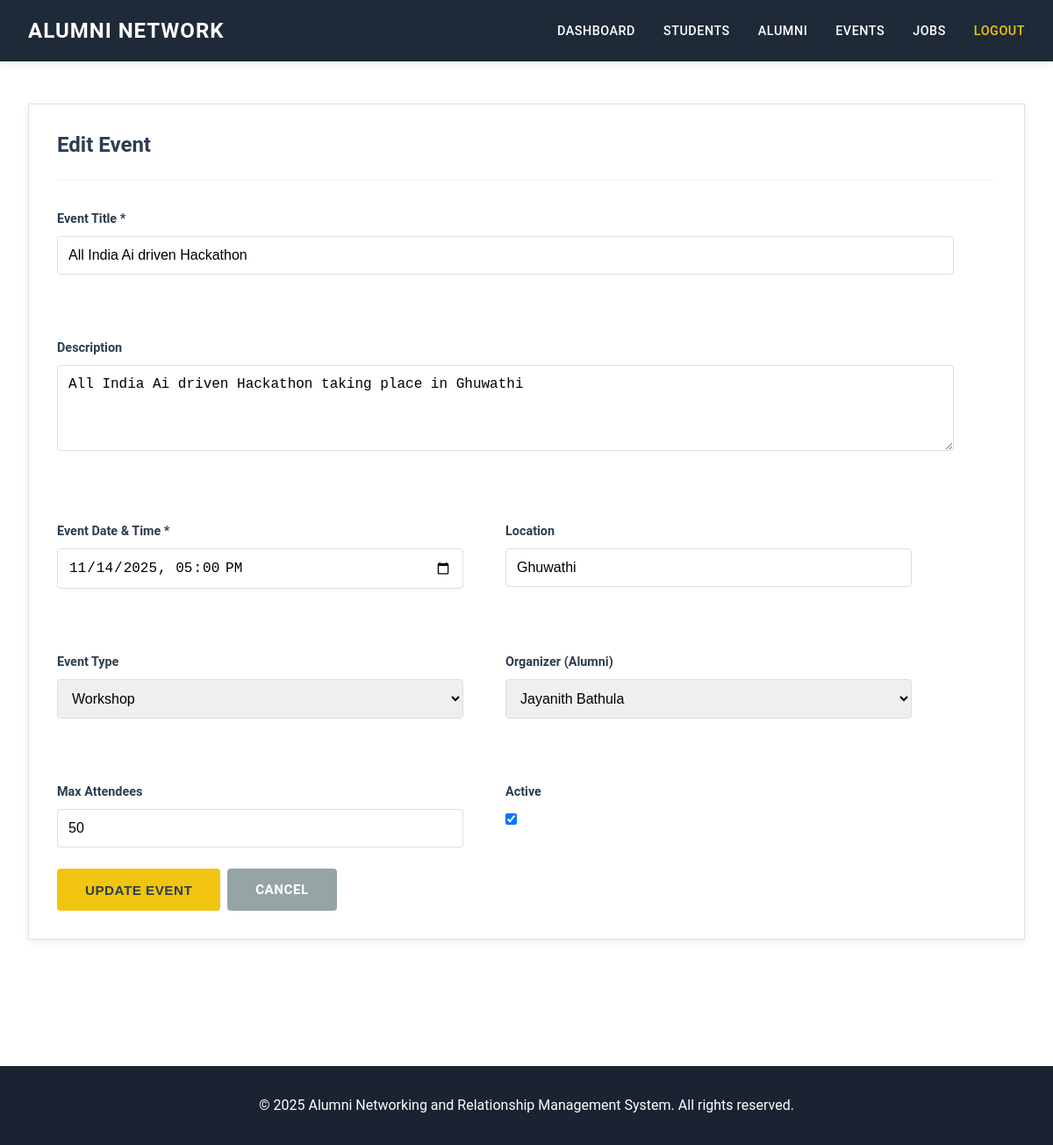
Screenshot of /editevent/1 (signed in) with the database file from the repository.
### adminapp/models.py (models this page shows, shortened)
class Event(models.Model):
    id = models.AutoField(primary_key=True)
    title = models.CharField(max_length=200, blank=False)
    description = models.TextField(blank=True)
    event_date = models.DateTimeField(blank=False)
    location = models.CharField(max_length=200, blank=True)
    event_type = models.CharField(max_length=50, blank=True)  # networking, workshop, reunion, etc.
    organizer = models.ForeignKey(Alumni, on_delete=models.SET_NULL, null=True, blank=True, related_name='organized_events')
    max_attendees = models.IntegerField(null=True, blank=True)
    created_at = models.DateTimeField(auto_now_add=True)
    is_active = models.BooleanField(default=True)
    class Meta:
        db_table = "event_table"

class Alumni(models.Model):
    id=models.AutoField(primary_key=True)
    alumniid=models.BigIntegerField(blank=False,unique=True)
    fullname=models.CharField(max_length=100,blank=False)
    gender=models.CharField(max_length=20,blank=False)
    department=models.CharField(max_length=50,blank=False)
    program = models.CharField(max_length=50, blank=False)
    graduation_year = models.IntegerField(blank=False)
    current_position = models.CharField(max_length=100, blank=True)
    company = models.CharField(max_length=100, blank=True)
    location = models.CharField(max_length=100, blank=True)
    linkedin = models.URLField(max_length=200, blank=True)
    bio = models.TextField(blank=True)
    password=models.CharField(max_length=100,blank=False,default="Alumni123")
    email=models.CharField(max_length=100,blank=False,unique=True)
    contact=models.CharField(max_length=20,blank=False,unique=True)
    profile_picture = models.ImageField(upload_to='alumni_profiles/', blank=True, null=True)
    is_approved = models.BooleanField(default=False)
    created_at = models.DateTimeField(auto_now_add=True)
    class Meta:
        db_table = "alumni_table"

### adminapp/views.py (the view, shortened to what this page needs)
# urls.py: path("editevent/<int:event_id>", views.editevent, name="editevent"),
def editevent(request, event_id):
    if 'role' not in request.session or request.session['role'] != 'admin':
        messages.error(request, 'Please login first!')
        return redirect('login')
    event = get_object_or_404(Event, id=event_id)
    alumni = Alumni.objects.all()
    return render(request, 'admin/editevent.html', {'event': event, 'alumni': alumni})

### templates/admin/editevent.html (shortened to what this page needs)
{% extends 'base.html' %}
{% block content %}
<div class="card">
    <div class="card-header">
        <h2 class="card-title">Edit Event</h2>
    </div>
    <form method="post">
        <div class="row">
            <div class="col-md-12">
                <div class="form-group">
                    <label class="form-label">Event Title *</label>
                    <input type="text" name="title" class="form-control" value="{{ event.title }}" required>
                </div>
            </div>
            <div class="col-md-12">
                <div class="form-group">
                    <label class="form-label">Description</label>
                    <textarea name="description" class="form-control" rows="4">{{ event.description }}</textarea>
                </div>
            </div>
            <div class="col-md-6">
                <div class="form-group">
                    <label class="form-label">Event Date & Time *</label>
                    <input type="datetime-local" name="event_date" class="form-control" value="{{ event.event_date|date:'Y-m-d\TH:i' }}" required>
                </div>
            </div>
            <div class="col-md-6">
                <div class="form-group">
                    <label class="form-label">Location</label>
                    <input type="text" name="location" class="form-control" value="{{ event.location }}">
                </div>
            </div>
            <div class="col-md-6">
                <div class="form-group">
                    <label class="form-label">Event Type</label>
                    <select name="event_type" class="form-control">
                        <option value="workshop" {% if event.event_type == 'workshop' %}selected{% endif %}>Workshop</option>
                    </select>
                </div>
            </div>
            <div class="col-md-6">
                <div class="form-group">
                    <label class="form-label">Organizer (Alumni)</label>
                    <select name="organizer_id" class="form-control">
                        {% for a in alumni %}
                        <option value="{{ a.id }}" {% if event.organizer and event.organizer.id == a.id %}selected{% endif %}>{{ a.fullname }}</option>
                        {% endfor %}
                    </select>
                </div>
            </div>
            <div class="col-md-6">
                <div class="form-group">
                    <label class="form-label">Max Attendees</label>
                    <input type="number" name="max_attendees" class="form-control" value="{{ event.max_attendees }}" min="1">
                </div>
            </div>
            <div class="col-md-6">
                <div class="form-group">
                    <label class="form-label">Active</label>
                    <input type="checkbox" name="is_active" {% if event.is_active %}checked{% endif %}>
                </div>
            </div>
        </div>
        <div class="action-buttons">
            <button type="submit" class="btn btn-primary">Update Event</button>
            <a href="{% url 'allevents' %}" class="btn btn-secondary">Cancel</a>
        </div>
    </form>
</div>
{% endblock %}

### static/css/style.css (style rules this page uses)
* { margin: 0; padding: 0; box-sizing: border-box; }
:root { --primary-dark: #1a2332; --primary-blue: #2c3e50; --nav-dark: #1e2a38; --white: #ffffff; --yellow: #f1c40f; --yellow-dark: #d4ac0d; --gray-light: #f8f9fa; --gray: #95a5a6; --gray-dark: #7f8c8d; --gray-darker: #34495e; --text-dark: #2c3e50; --text-gray: #7f8c8d; --text-light: #95a5a6; --font-primary: 'Roboto', -apple-system, BlinkMacSystemFont, 'Segoe UI', sans-serif; --font-heading: 'Montserrat', 'Roboto', sans-serif; --spacing-xs: 0.5rem; --spacing-sm: 1rem; --spacing-md: 1.5rem; --spacing-lg: 2rem; --spacing-xl: 3rem; --spacing-2xl: 4rem; --transition: all 0.3s ease; }
body { font-family: var(--font-primary); font-size: 16px; line-height: 1.6; color: var(--text-dark); background-color: var(--white); -webkit-font-smoothing: antialiased; }
h1, h2, h3, h4, h5, h6 { font-family: var(--font-heading); font-weight: 700; line-height: 1.2; color: var(--text-dark); margin-bottom: var(--spacing-md); }
h2 { font-size: 2rem; }
a { color: var(--primary-blue); text-decoration: none; transition: var(--transition); }
.card { background: var(--white); border: 1px solid #e0e0e0; padding: var(--spacing-lg); margin-bottom: var(--spacing-lg); box-shadow: 0 2px 8px rgba(0, 0, 0, 0.08); transition: var(--transition); }
.card-header { border-bottom: 2px solid var(--gray-light); padding-bottom: var(--spacing-md); margin-bottom: var(--spacing-lg); }
.card-title { font-size: 1.5rem; font-weight: 700; color: var(--text-dark); margin-bottom: 0; }
.btn { display: inline-block; padding: 0.75rem 2rem; font-size: 0.95rem; font-weight: 600; text-transform: uppercase; letter-spacing: 0.5px; border: none; border-radius: 4px; cursor: pointer; transition: var(--transition); text-decoration: none; text-align: center; }
.btn-primary { background: var(--yellow); color: var(--text-dark); }
.btn-secondary { background: var(--gray); color: var(--white); }
.form-group { margin-bottom: var(--spacing-md); }
.form-label { display: block; font-weight: 600; color: var(--text-dark); margin-bottom: var(--spacing-xs); font-size: 0.9rem; }
.form-control { width: 100%; padding: 0.75rem; font-size: 1rem; border: 1px solid #ddd; border-radius: 4px; transition: var(--transition); }
.action-buttons { display: flex; gap: var(--spacing-xs); flex-wrap: wrap; }
.row { display: flex; flex-wrap: wrap; margin: calc(var(--spacing-md) * -1); }
.col-md-12 { flex: 0 0 calc(100% - var(--spacing-md) * 2); padding: var(--spacing-md); }
.col-md-6 { flex: 0 0 calc(50% - var(--spacing-md) * 2); padding: var(--spacing-md); }

### rows the page displays
Event: title "All India Ai driven Hackathon", description "All India Ai driven Hackathon taking place in Ghuwathi", event_date "11/14/2025 17:00", location "Ghuwathi", event_type "Workshop", organizer_id "Jayanith Bathula", max_attendees "50", is_active "☑"
